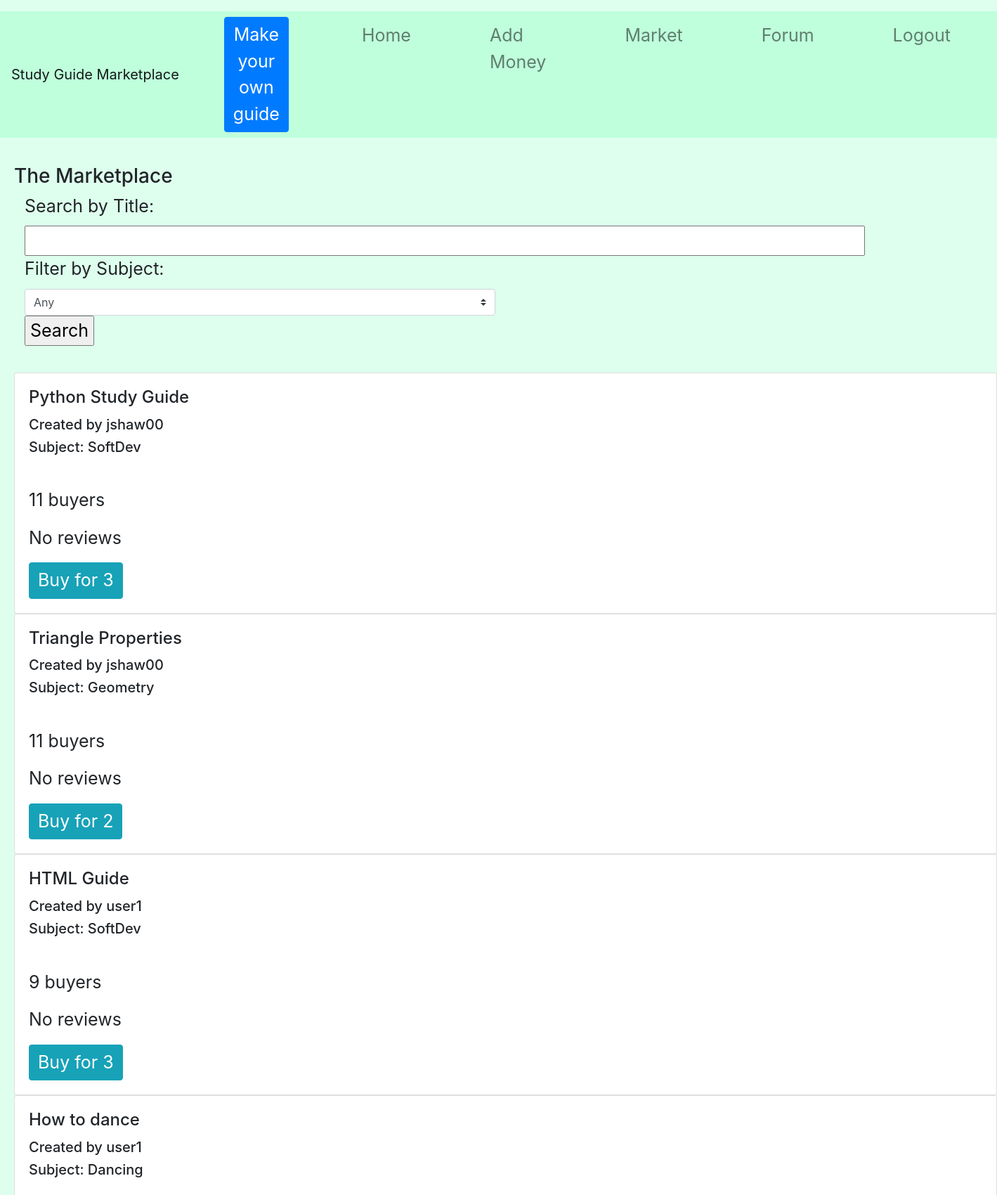
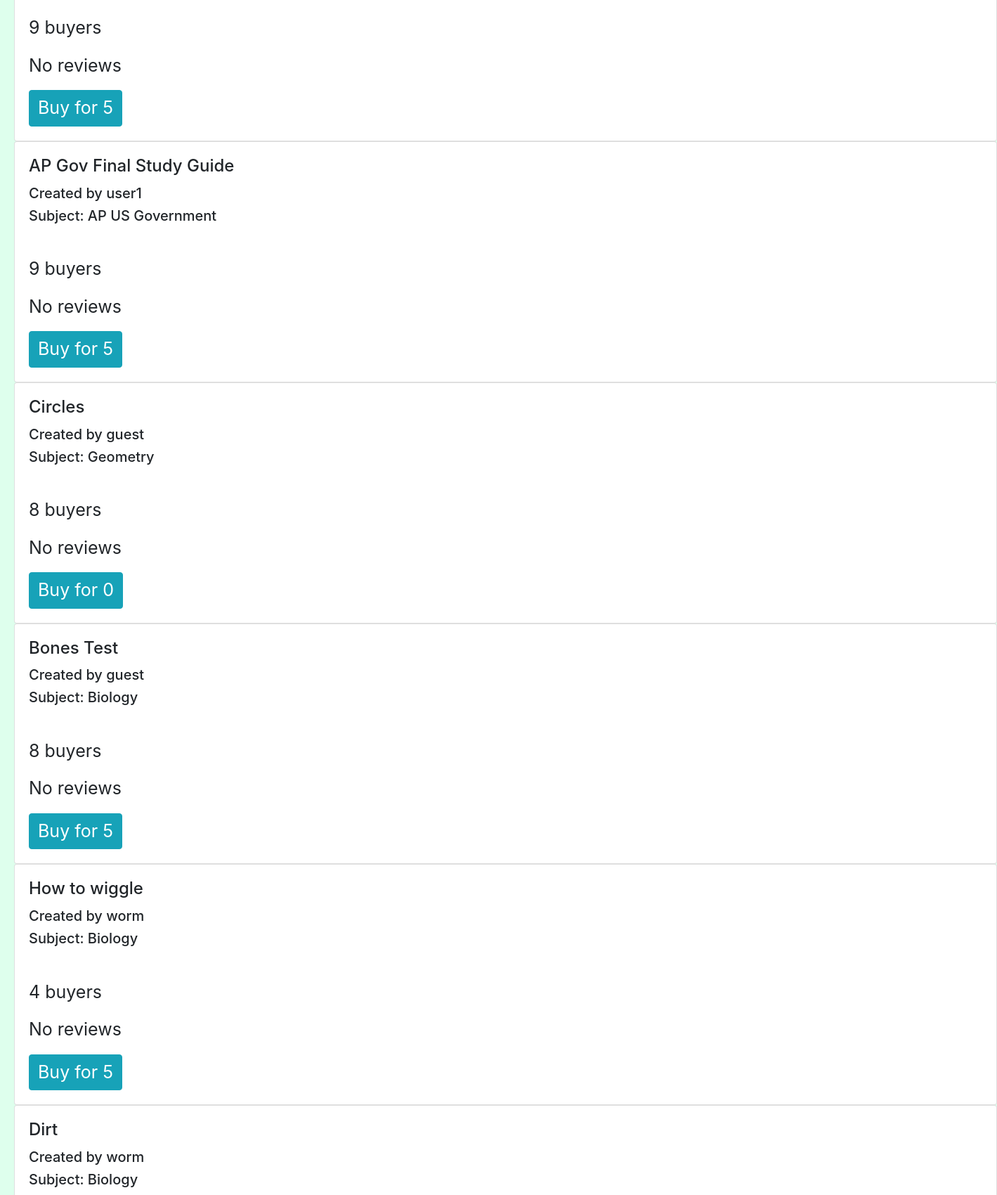
Screenshot of /market (signed in, upper part) with the database file from the repository (2 pictures, top to bottom).
### tables this page shows
CREATE TABLE guides(id INTEGER, user TEXT, name TEXT, rating REAL, cost INTEGER, buyers INTEGER, subject TEXT, guide TEXT, ratings INTEGER);

### app/__init__.py (the view)
    def login_check(*args, **kwargs):
        if 'username' not in session:
            return redirect(url_for("login"))
        return route_function(*args, **kwargs)

### app/__init__.py (called while the page is built)
def protected(route_function):
    def login_check(*args, **kwargs):
        if 'username' not in session:
            return redirect(url_for("login"))
        return route_function(*args, **kwargs)
    login_check.__name__ = route_function.__name__
    return login_check

@app.route("/market", methods=['GET', 'POST'])
@protected
def market():
    results = []
    gs = ops.get_unguides(session['username'])
    q = ""
    sub = "Any"
    if 'subject' in request.form.keys() and len(request.form['subject']) > 0:
        sub = request.form['subject']
    if 'query' in request.form.keys() and len(request.form['query']) > 0:
        q = request.form['query']
        for guide in gs:
            if q.lower() in guide["name"].lower():
                if sub == "Any" or guide["subject"] == sub:
                    results.append(guide)
    else:
         for guide in gs:
             if sub == "Any" or guide["subject"] == sub:
                 results.append(guide)
    return render_template("market.html", guides = results, query = q, subjects = ops.get_subjects(), subject = sub)

### app/utl/ops.py (called while the page is built)
def get_unguides(username):
    db = sqlite3.connect(DB_FILE)
    c = db.cursor()
    c.execute("SELECT * FROM guides WHERE user != ?;" , (username,))
    g = c.fetchall()
    ans = []
    for row in g:
        c.execute("SELECT * FROM buyers WHERE user = ? AND id = ?;" , (username,row[0]))
        if c.fetchone() is None:
            next = {}
            next["id"] = row[0]
            next["user"] = row[1]
            next["name"] = row[2]
            next["rating"] = row[3]
            next["cost"] = row[4]
            next["buyers"] = row[5]
            next["subject"] = row[6]
            next["guide"] = row[7]
            next["ratings"] = row[8]
            ans.append(next)
    return ans

def get_subjects():
    db = sqlite3.connect(DB_FILE)
    c = db.cursor()
    ans = []
    c.execute("SELECT * FROM guides;")
    g = c.fetchall()
    for row in g:
        if row[6] not in ans:
            ans.append(row[6])
    return ans

### app/templates/market.html (shortened to what this page needs)
{% extends "base.html" %}
{% block body %}
  <br>
  <h3> The Marketplace </h3>
  <div class="col-md-6">
  <form method="post">
            <label>Search by Title:</label>
            <input type="text" name="query" size="70">
            <br>
            <label>Filter by Subject:</label>
            <select class="custom-select" name="subject">
              <option selected>Any</option>
            </select>
        <input type="submit" name="button" value="Search">
  </form>
  </div>
  <br>
  {% if guides|length < 1 %}
    <p> No results found. </p>
    {% else %}
        {% for guide in guides %}
          <div class="card">
            <div class="card-body">
              <h4 class="card-title">{{ guide["name"] }}</h4>
              <h5>Created by {{ guide["user"] }}</h5>
              <h5>Subject: {{ guide["subject"]}}</h5>
              <br>
              <p class="card-text">{{ guide["buyers"] }} buyers</p>
              {% if guide["ratings"] == 0 %}
                <p class="card-text">No reviews</p>
              {% else %}
                <p class="card-text">{{ guide["rating"] }} rating on {{ guide["ratings"] }} reviews</p>
              {% endif %}
              <a href={{"/buy/"+(guide["id"]|string)}} class="btn btn-info">Buy for {{ guide["cost"] }}</a><br>
            </div>
          </div>
        {% endfor %}
  {% endif %}
{% endblock %}

### app/static/styles.css (style rules this page uses)
body { background-color: #deffed; font-size: 25px; }
.btn { font-size: 25px; }

### rows the page displays
guides: name "Python Study Guide", user "jshaw00", subject "SoftDev", buyers "11", ratings "No reviews", cost "3"
guides: name "Triangle Properties", user "jshaw00", subject "Geometry", buyers "11", ratings "No reviews", cost "2"
guides: name "HTML Guide", user "user1", subject "SoftDev", buyers "9", ratings "No reviews", cost "3"
guides: name "How to dance", user "user1", subject "Dancing", buyers "9", ratings "No reviews", cost "5"
guides: name "AP Gov Final Study Guide", user "user1", subject "AP US Government", buyers "9", ratings "No reviews", cost "5"
guides: name "Circles", user "guest", subject "Geometry", buyers "8", ratings "No reviews", cost "0"
guides: name "Bones Test", user "guest", subject "Biology", buyers "8", ratings "No reviews", cost "5"
guides: name "How to wiggle", user "worm", subject "Biology", buyers "4", ratings "No reviews", cost "5"
guides: name "Dirt", user "worm", subject "Biology"
